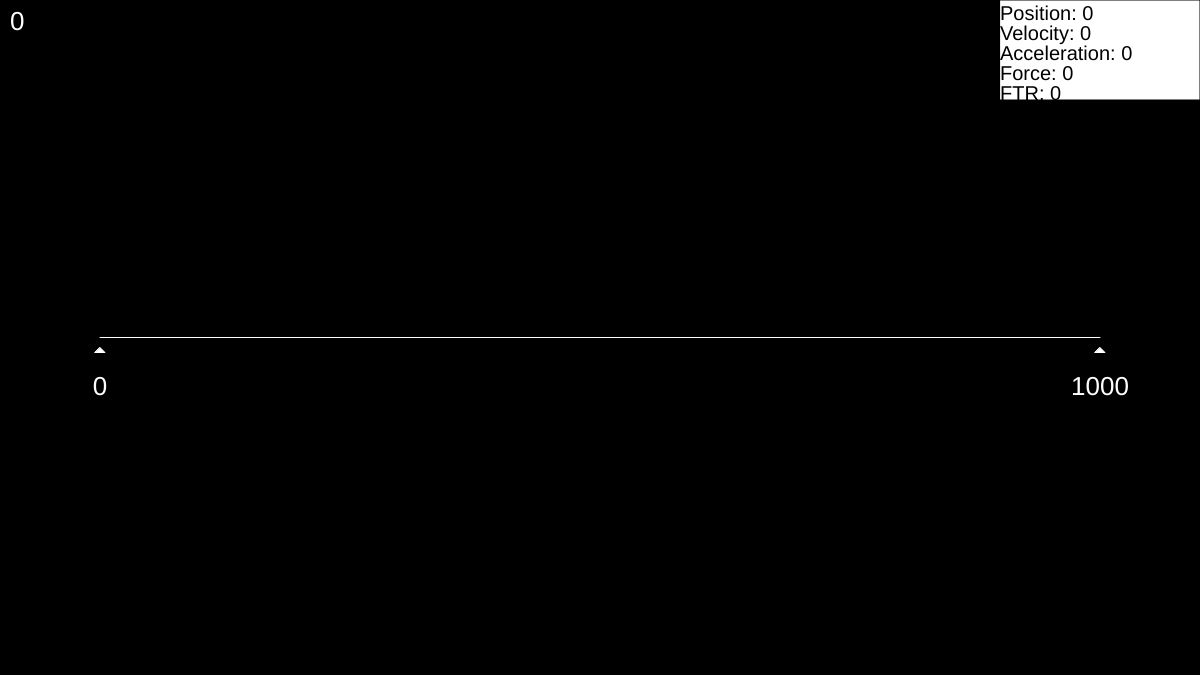
Frame 1 (no input)
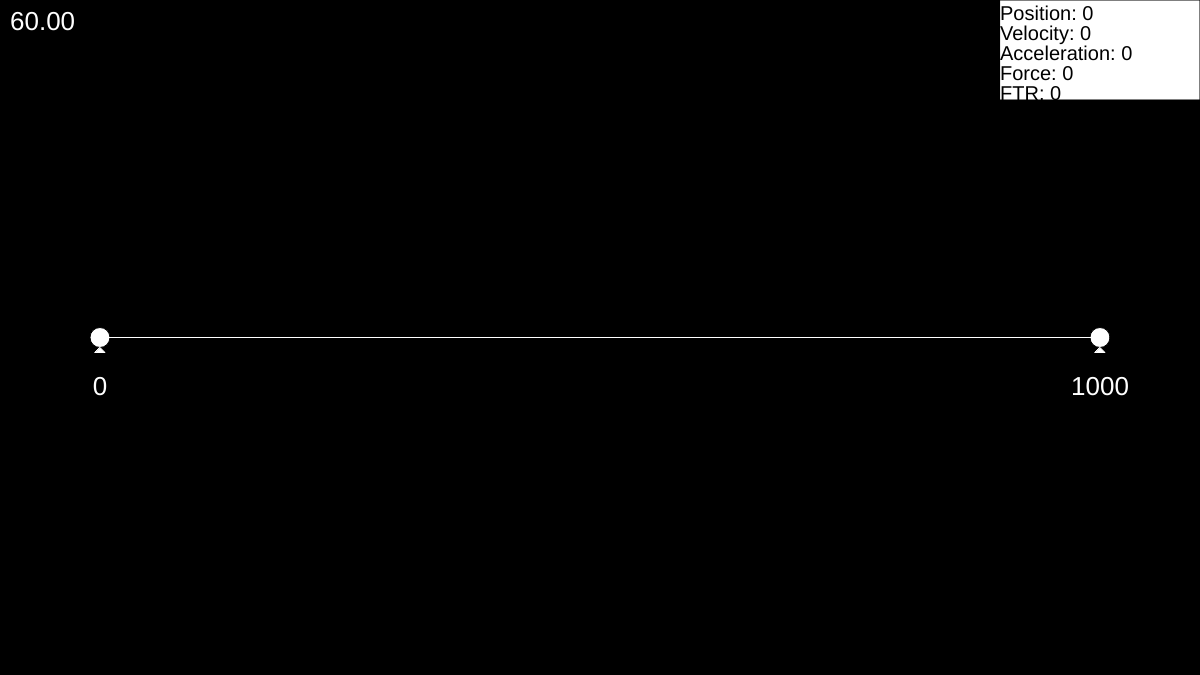
Frame 60 (no input)
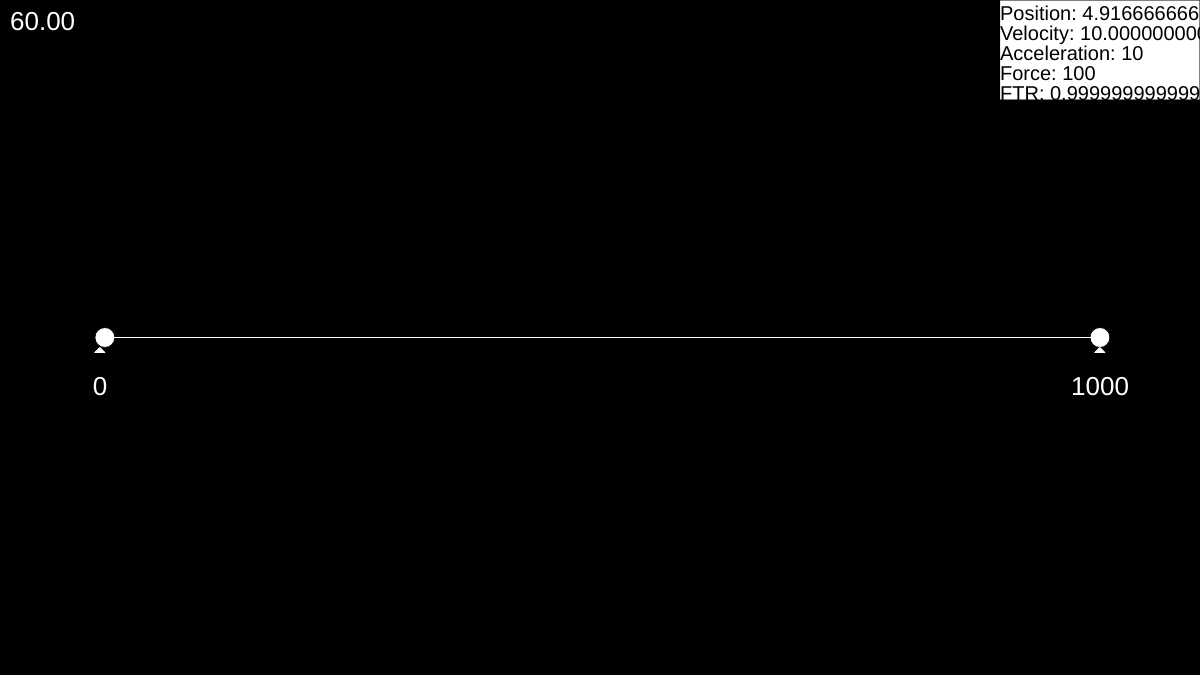
Frame 120 (the mouse pressed at the canvas centre since frame 60)

The p5.js sketch that drew these frames (run headless with seeded random() and noise() and a simulated clock; from frame 60 on, the mouse is pressed at the canvas centre):

// p5.js sketch
// ── sketch.js
/*
	Check out the following link if I want to switch to instance mode for p5.js,
		which would put all p5 variables and functions in their own namespace.

	https://github.com/processing/p5.js/wiki/p5.js-overview#instantiation--namespace
*/

let aspectRatio = 16 / 9;
let currentFrameRate = 0;

let astronaut;
let ship;

let world;

function setup() {

	let { canvasWidth, canvasHeight } = getCanvasDimensions();
	createCanvas(canvasWidth, canvasHeight);

	world = new World();

	astronaut = new Body(world, 10, 0);

	ship = new Body(world, 1000, 1000);

	world.setPlayer(astronaut);
}

function windowResized() {
	let { canvasWidth, canvasHeight } = getCanvasDimensions();
	resizeCanvas(canvasWidth, canvasHeight);
}

function getCanvasDimensions() {
	let canvasHeight = windowHeight;
	let canvasWidth = canvasHeight * aspectRatio;

	if (canvasWidth > windowWidth) {
		canvasWidth = windowWidth;
		canvasHeight = windowWidth / aspectRatio;
	}

	return {
		canvasWidth,
		canvasHeight
	}
}

function draw() {

	background(0);

	if (frameCount % 4 === 0) {
		currentFrameRate = frameRate().toFixed(2);
	}

	fill(255);
	textSize(26);
	text(currentFrameRate, 10, 30);

	astronaut.update();
	astronaut.render();

	ship.update();
	ship.render();

	world.update();
	world.render();

	// Display astronaut stats
	let widthOffset = 200;
	let x = width - widthOffset;

	fill(255);
	rectMode(CORNER);
	rect(x, 0, widthOffset, 100);
	fill(0);
	textSize(20);
	text("Position: " + astronaut.position, x, 20);
	text("Velocity: " + astronaut.velocity, x, 40);
	text("Acceleration: " + astronaut.acceleration, x, 60);
	text("Force: " + astronaut.force, x, 80);
	text("FTR: " + astronaut.forceTimeRemaining, x, 100);
}

function keyPressed() {
}

function keyReleased() {
}

function mousePressed() {

	astronaut.applyForce(100, 2);
}

function mouseReleased() {
}

// ── Body.js
class Body {

	/*

	A Body is something that has mass and either moves or can be jettisoned.

	mass:

		kg

		For some Bodies the mass will simply be the complete mass of the object
			E.g. a matter cube is an atomic mass unit that cannot be broken down further.

		For some Bodies the mass is entirely composed of contained or composing Bodies
			E.g. the ship contains cargo that contributes to its mass, and can be fully decomposed down to zero mass

		For some Bodies the mass is partly composed of contained or composing Bodies, but also has inherent mass
			E.g. the astronaut has gear that contribues to mass, but is themselves a mass
			E.g. a crate contains Bodies, and has mass

	position, velocity, acceleration:

		position: m
		velocity: m/s
		acceleration: m/s^2

		Bodies exist in 1 dimension. Therefore, position, velocity, and acceleration can all be defined as a single value each

		positive = right
		negative = left

		TODO: are these essentially ignored when contained or equiped by another Body?

	*/

	/*

	TODO: Consider a composition pattern for objects

	An item:
		* Can be a body
		* Can contain stuff
		* Can equip stuff?
		

	*/


	constructor(world, mass, position) {

		this.world = world;

		this.mass = mass;
		this.position = position;
		this.velocity = 0;
		this.acceleration = 0;

		this.force = 0;
		this.forceTimeRemaining = 0;

		this.physicsComponent = new PhysicsComponent();

		this.contents = [];
	}

	update() {

		this.physicsComponent.update(this);

		// if (this.forceTimeRemaining > 0) {
		// 	this.acceleration = this.force / this.getMass();
		// 	this.forceTimeRemaining -= deltaTime / 1000;
		// } else {
		// 	this.force = 0;
		// 	this.forceTimeRemaining = 0;
		// 	this.acceleration = 0;
		// }

		// this.position += this.velocity * deltaTime / 1000;
		// this.velocity += this.acceleration * deltaTime / 1000;
	}

	render() {
		push();

		if (this.position >= this.world.prevCheckpoint && this.position <= this.world.nextCheckpoint) {
			fill(255);
			let x = map(this.position, this.world.prevCheckpoint, this.world.nextCheckpoint, 100, width - 100);
			circle(x, height / 2, 20);
		}

		pop();
	}

	applyForce(force, time) {
		this.force = force;
		this.forceTimeRemaining = time;
	}

	getMass() {
		// TODO: eventually this will also need to return contained and equipped masses

		let mass = this.mass;

		this.contents.forEach(body => {
			mass += body.getMass();
		});

		return mass;
	}

}

// ── PhysicsComponent.js
class PhysicsComponent {

	update(gameObject) {

		// TODO: I end up with tiny errors probably as a result of the delta time variable evenly dividing a second, idk how to fix that

		if (gameObject.forceTimeRemaining > 0) {
			gameObject.acceleration = gameObject.force / gameObject.getMass();
			gameObject.forceTimeRemaining -= deltaTime / 1000;
		} else {
			gameObject.force = 0;
			gameObject.forceTimeRemaining = 0;
			gameObject.acceleration = 0;
		}

		gameObject.position += gameObject.velocity * deltaTime / 1000;
		gameObject.velocity += gameObject.acceleration * deltaTime / 1000;
	}
}

// ── World.js
class World {

	constructor() {

		this.checkpoints = [];

		this.checkpoints.push(0);
		this.checkpoints.push(1000);
		this.checkpoints.push(10000);

		this.prevCheckpoint = 0;
		this.nextCheckpoint = 0;
	}

	update() {

		const nextCheckpointIndex = this.getNextCheckpointIndex();
		this.prevCheckpoint = this.checkpoints[nextCheckpointIndex - 1];
		this.nextCheckpoint = this.checkpoints[nextCheckpointIndex];
	}

	render() {
		push();

		/* 
		TODO: There should be a render mode for both normal play and as you transition to a new checkpoint

		Normal: As below. Show the previous checkpoint and the next checkpoint on the left and right.

		Transition: Some kind of 'interpolation' between the current checkpoint state and the next one.
		* Move the accomplished checkpoint left to the left side of the line
		* Move the next checkpoint in to the right side of the line
		* 'Stretch' the space between to give the sense of the space expanding
			* Sense of an opening abyss of space
		*/

		let lineStartX = 100;
		let lineEndX = width - 100;
		let lineY = height / 2;

		stroke(255);
		line(lineStartX, lineY, lineEndX, lineY);

		fill(255);
		textAlign(CENTER, CENTER);

		push();
		translate(lineStartX, lineY);
		triangle(0, 10, 5, 15, -5, 15);
		noStroke();
		text(this.prevCheckpoint, 0, 50);
		pop();

		push();
		translate(lineEndX, lineY);
		triangle(0, 10, 5, 15, -5, 15);
		noStroke();
		text(this.nextCheckpoint, 0, 50);
		pop();

		pop();
	}

	getNextCheckpointIndex() {

		for (let i = 0; i < this.checkpoints.length; i++) {
			const checkpoint = this.checkpoints[i];
			if (checkpoint > this.player.position) {
				return i;
			}
		}

		return -1;
	}

	setPlayer(player) {
		this.player = player;
	}
}
